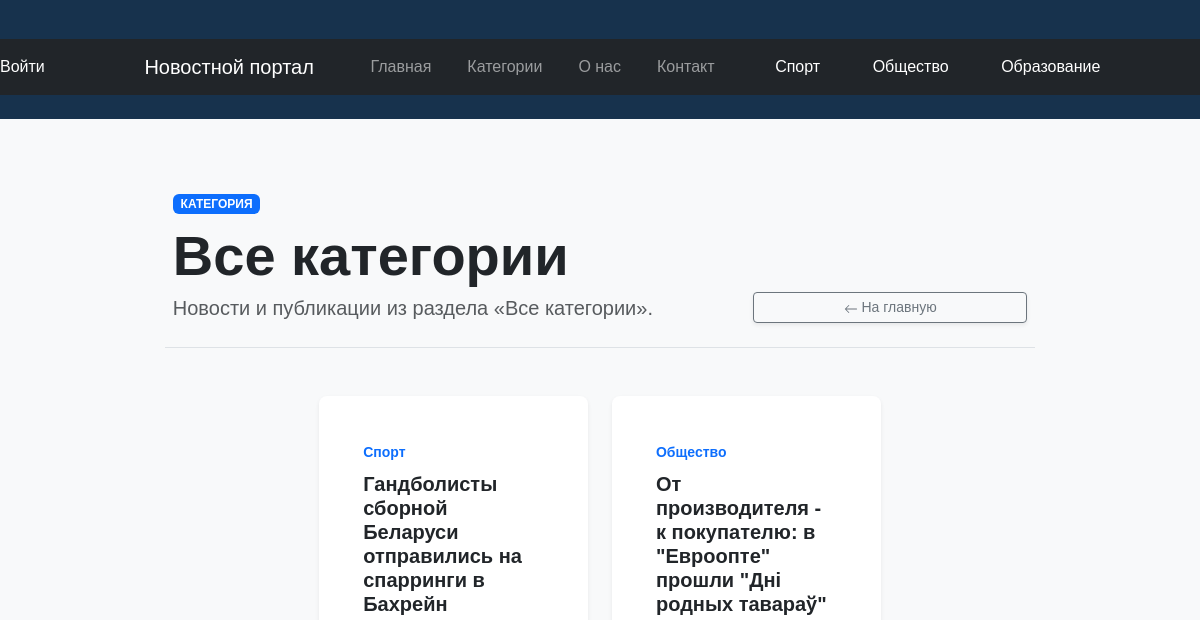
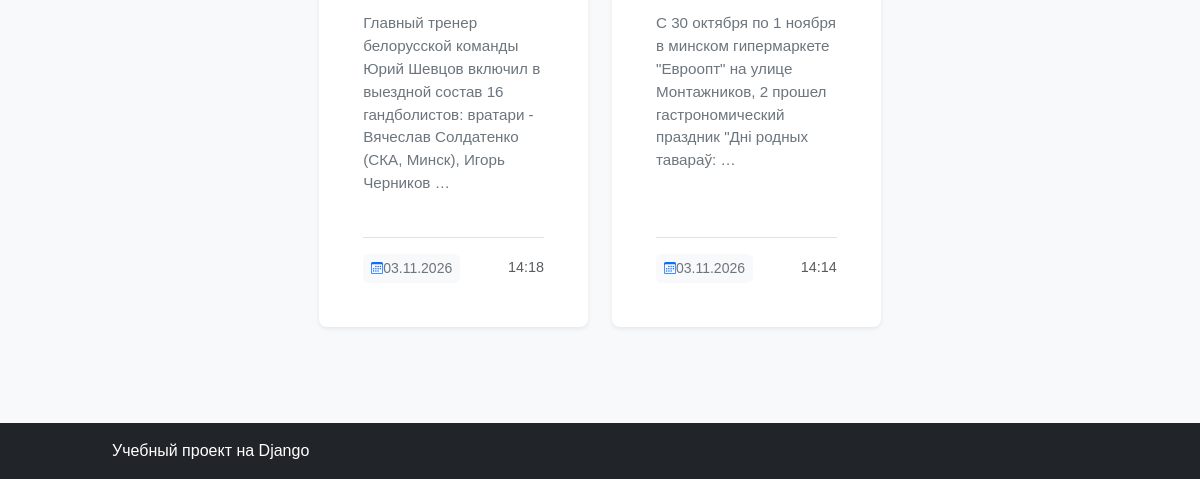
Page /category/ on the earlier database version (2 pictures, top to bottom).
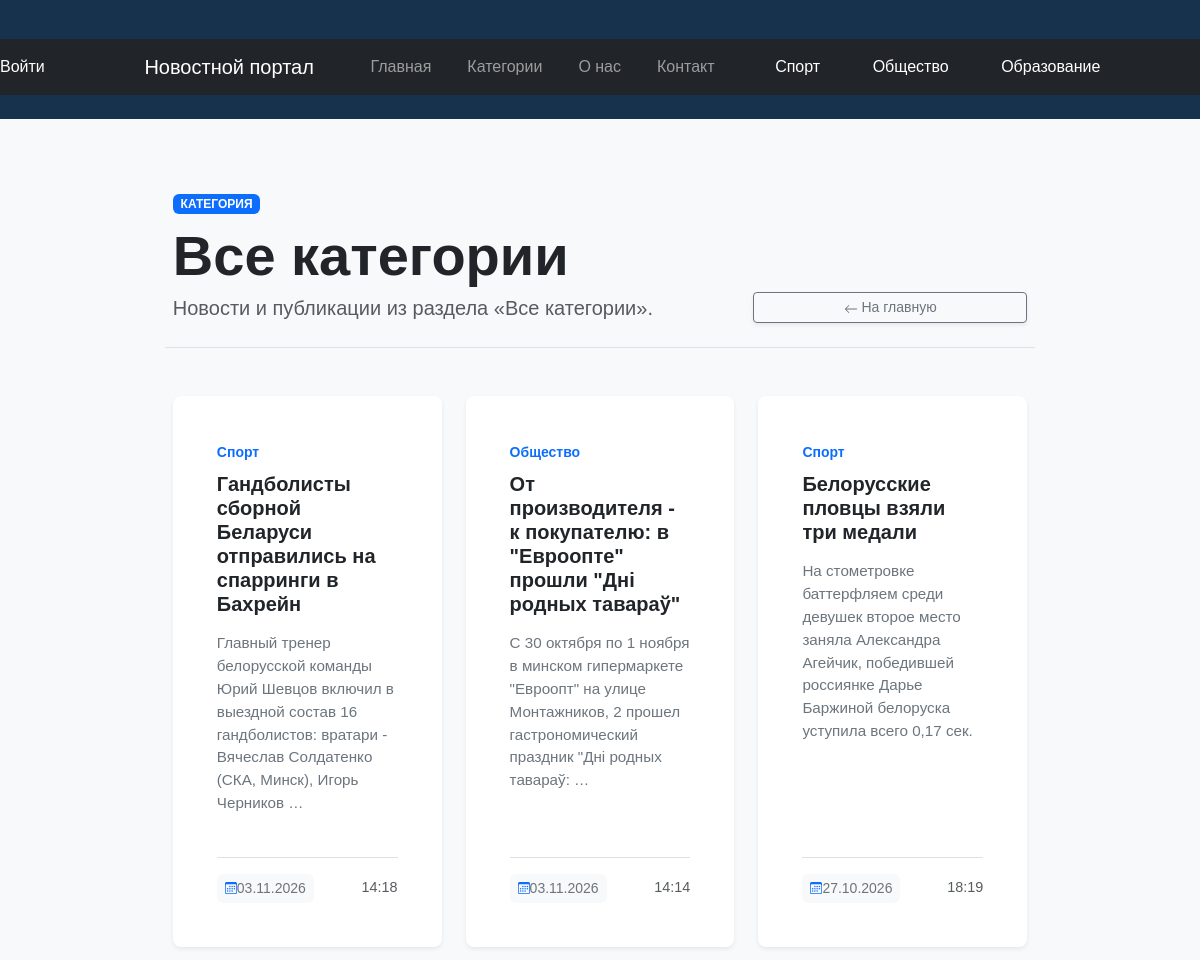
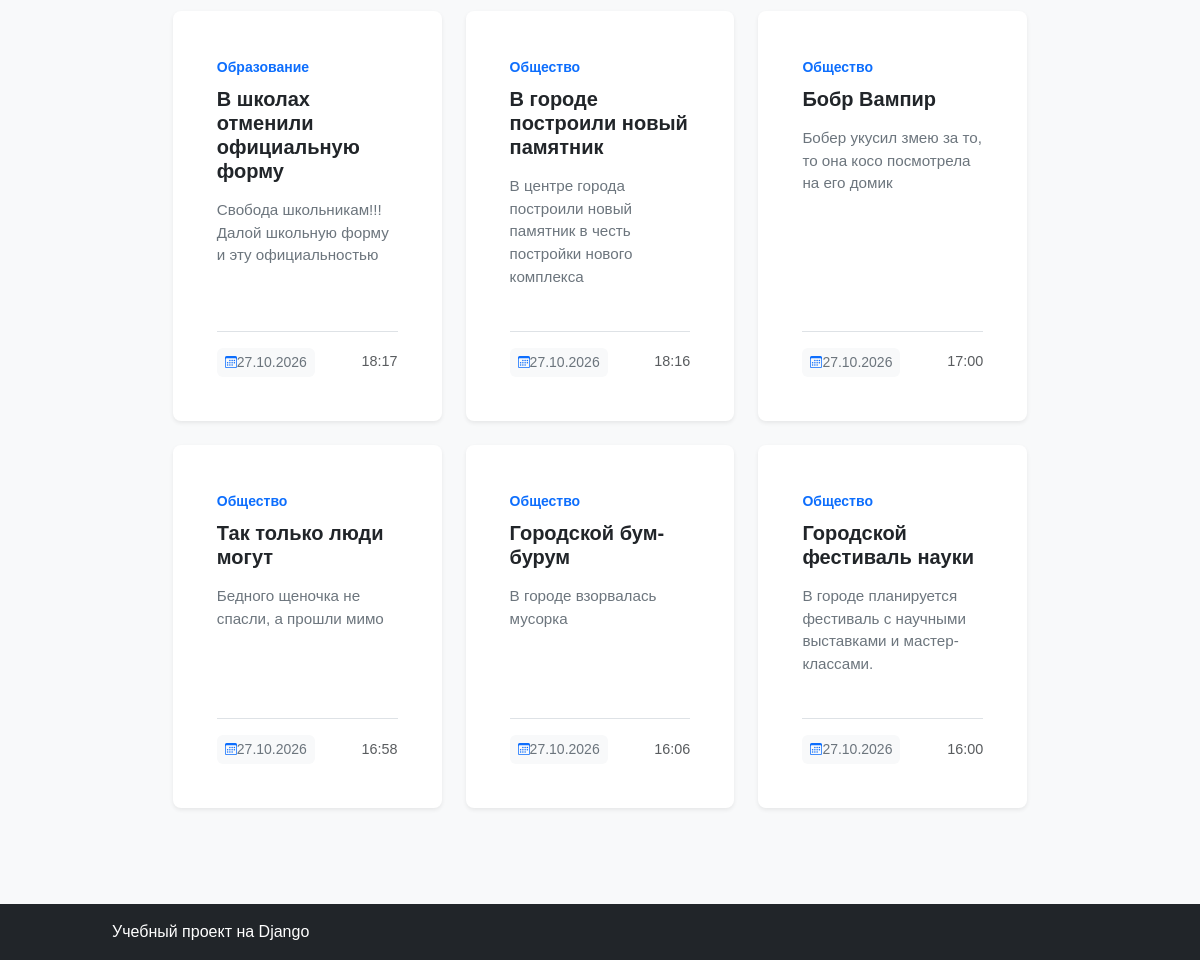
Same page on the later database version (2 pictures, top to bottom).
### news/models.py (models this page shows, shortened)
class Article(models.Model):
    title = models.CharField(
        max_length=200,
        verbose_name="Заголовок",
    )
    content = models.TextField(
        verbose_name="Текст новости",
    )
    created_at = models.DateTimeField(
        auto_now_add=True,
        verbose_name="Дата создания",
    )
    is_published = models.BooleanField(
        default=False,
        verbose_name="Опубликована",
    )
    author = models.CharField(
        max_length=100,
        default="Редакция",
        verbose_name="Автор",
    )
    category = models.CharField(
        max_length=100,
        default="Общее",
        verbose_name="Категория",
    )
    image = models.ImageField(
        upload_to="articles/",
        blank=True,
        null=True,
        verbose_name="Изображение"
    )
    is_active = models.BooleanField(
        default=True,
        verbose_name="Активна"
    )

### news/views.py (the view)
# urls.py: path('category/', views.category, name='category'),
def category(request, category_name=None):
    if category_name is None:
        articles = Article.objects.filter(
            is_published=True
        ).order_by("-created_at")
        category_name = "Все категории"
    else:
        articles = Article.objects.filter(
            is_published=True,
            category__iexact=category_name,
        ).order_by("-created_at")
    context = {
        "articles": articles,
        "category_name": category_name,
    }
    return render(
        request,
        "news/category.html",
        context,
    )

### news/templates/news/category.html (shortened to what this page needs)
{% extends "news/base.html" %}
{% block content %}
<div class="container py-4 py-md-5">
    <div class="row mb-5 text-center text-sm-start border-bottom pb-4 align-items-end g-3">
        <div class="col-sm-8">
            <span class="badge bg-primary mb-2 text-uppercase tracking-wider">Категория</span>
            <h1 class="display-4 fw-bold text-dark mb-1">{{ category_name }}</h1>
            <p class="lead text-muted mb-0">Новости и публикации из раздела «{{ category_name }}».</p>
        </div>
        <div class="col-sm-4 text-sm-end">
            <a href="{% url 'home' %}" class="btn btn-outline-secondary btn-sm w-100 w-sm-auto px-4 shadow-sm">
                <svg xmlns="http://w3.org" width="14" height="14" fill="currentColor" class="bi bi-arrow-left me-1.5" viewBox="0 0 16 16">
                    <path fill-rule="evenodd" d="M15 8a.5.5 0 0 0-.5-.5H2.707l3.147-3.146a.5.5 0 1 0-.708-.708l-4 4a.5.5 0 0 0 0 .708l4 4a.5.5 0 0 0 .708-.708L2.707 8.5H14.5A.5.5 0 0 0 15 8z"/>
                </svg>
                На главную
            </a>
        </div>
    </div>
    <div class="row g-4 justify-content-center">
        {% for article in articles %}
            <div class="col-12 col-md-6 col-lg-4">
                <article class="card h-100 border-0 shadow-sm hover-lift transition-all">
                    <div class="card-body d-flex flex-column p-4">
                        <div class="mb-2">
                            <span class="text-primary fw-semibold small tracking-wide">
                                {{ article.category|default:category_name }}
                            </span>
                        </div>
                        <h2 class="card-title h5 fw-semibold mb-3">
                            <a href="{% url 'article_detail' article_id=article.id %}" class="text-dark text-decoration-none stretched-link link-primary-hover">
                                {{ article.title }}
                            </a>
                        </h2>
                        <p class="card-text text-secondary mb-4 flex-grow-1 small-95">
                            {{ article.content|truncatewords:20 }}
                        </p>
                        <div class="pt-3 border-top mt-auto d-flex align-items-center justify-content-between text-muted small">
                            <span class="d-inline-flex align-items-center bg-light px-2 py-1 rounded text-secondary fw-medium">
                                {{ article.created_at|date:"d.m.Y"|default:"03.11.2026" }}
                            </span>
                            <span class="small-90">{{ article.created_at|date:"H:i"|default:"17:32" }}</span>
                        </div>
                    </div>
                </article>
            </div>
        {% empty %}
            <div class="col-12">
                <div class="alert alert-light border text-center p-5 shadow-sm">
                    <p class="text-muted mb-0 lead">В этой категории пока нет опубликованных новостей.</p>
                </div>
            </div>
        {% endfor %}
    </div>
</div>
{% endblock %}

Differences in the rows shown:
now on this page (row edited): Article: category "Спорт", title "Белорусские пловцы взяли три медали", content "На стометровке баттерфляем среди девушек второе место заняла Александра Агейчик, победившей россиянке Дарье Баржиной белоруска уступила всего 0,17 сек.", created_at "27.10.2026", created_at "18:19"
now on this page (row edited): Article: category "Образование", title "В школах отменили официальную форму", content "Свобода школьникам!!! Далой школьную форму и эту официальностью", created_at "27.10.2026", created_at "18:17"
now on this page (row edited): Article: category "Общество", title "В городе построили новый памятник", content "В центре города построили новый памятник в честь постройки нового комплекса", created_at "27.10.2026", created_at "18:16"
now on this page (row edited): Article: category "Общество", title "Бобр Вампир", content "Бобер укусил змею за то, то она косо посмотрела на его домик", created_at "27.10.2026", created_at "17:00"
now on this page (row edited): Article: category "Общество", title "Так только люди могут", content "Бедного щеночка не спасли, а прошли мимо", created_at "27.10.2026", created_at "16:58"
now on this page (row edited): Article: category "Общество", title "Городской бум-бурум", content "В городе взорвалась мусорка", created_at "27.10.2026", created_at "16:06"
now on this page (row edited): Article: category "Общество", title "Городской фестиваль науки", content "В городе планируется фестиваль с научными выставками и мастер-классами.", created_at "27.10.2026", created_at "16:00"
